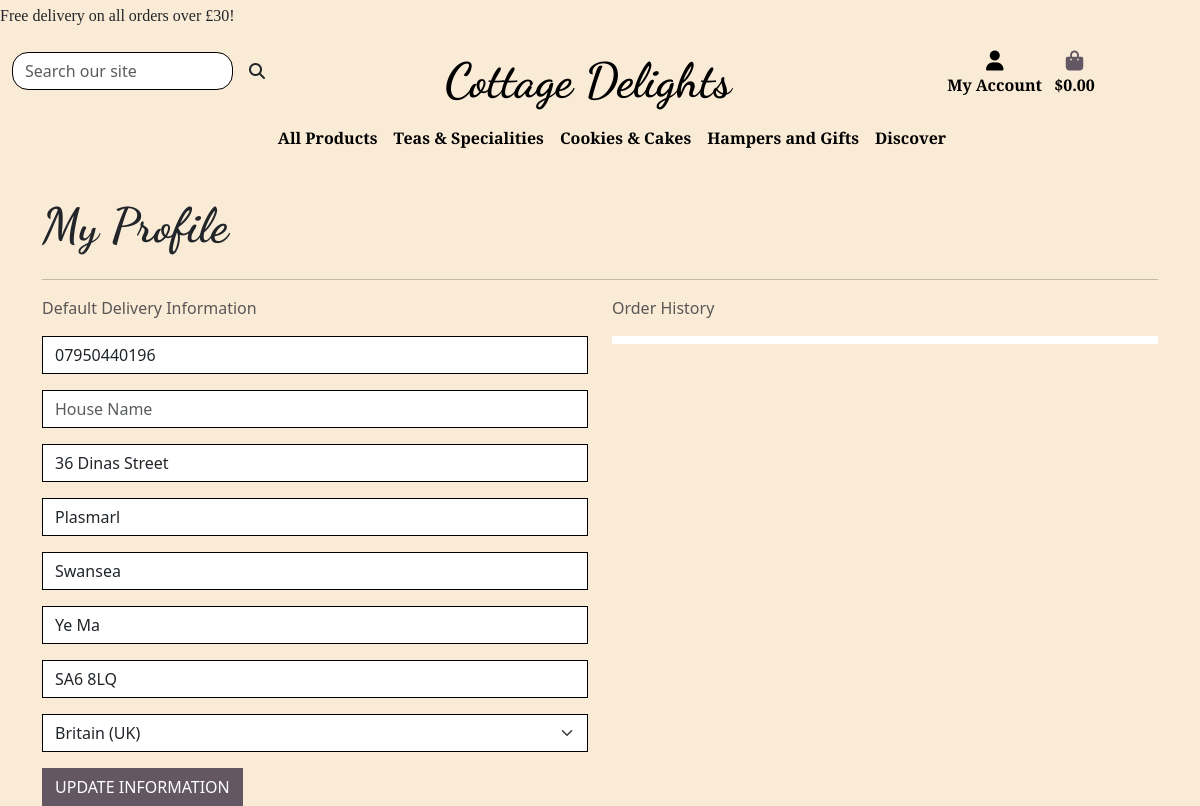
The page /userprofile/ (signed in) on the database as committed earlier.
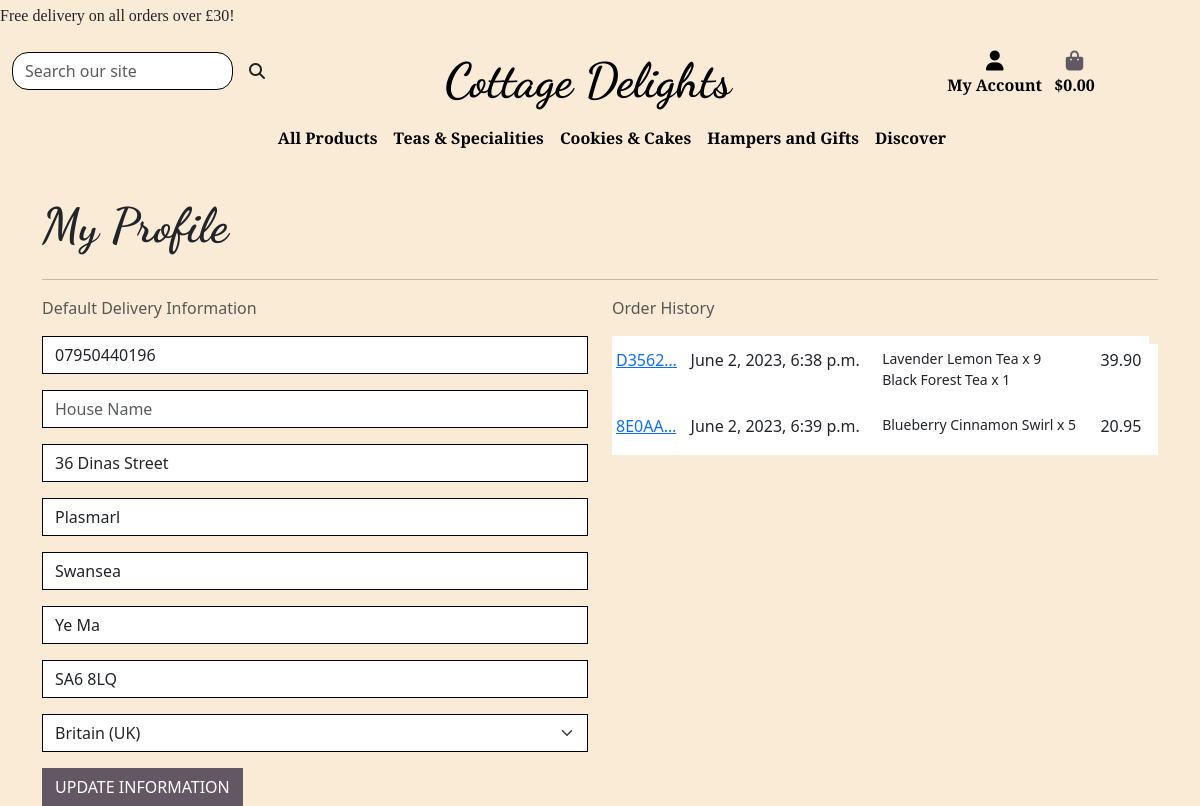
The same page on the database as committed later.
### checkout/models.py (models this page shows, shortened)
class OrderRecord(models.Model):
    order_number = models.CharField(max_length=50, null=False, editable=False)
    userprofile = models.ForeignKey(
        UserProfile, on_delete=models.SET_NULL,
        null=True, blank=True, related_name='orders')
    full_name = models.CharField(max_length=65, null=False, blank=False)
    email = models.EmailField(max_length=300, null=False, blank=False)
    phone_number = models.CharField(max_length=20, null=True, blank=True)
    house_name = models.CharField(max_length=30, null=True, blank=True)
    address_line_1 = models.CharField(max_length=80, null=False, blank=False)
    address_line_2 = models.CharField(max_length=80, null=True, blank=True)
    town_city = models.CharField(max_length=40, null=False, blank=False)
    county = models.CharField(max_length=40, null=True, blank=True)
    country = CountryField(blank_label='Country *', null=False, blank=False)
    postcode = models.CharField(max_length=10, null=False, blank=False)
    shopping_cart = models.TextField(null=False, blank=False, default='')
    order_total = models.DecimalField(
        max_digits=10, decimal_places=2, null=False, default=0)
    delivery_cost = models.DecimalField(
        max_digits=6, decimal_places=2, null=False, default=0)
    grand_total = models.DecimalField(
        max_digits=10, decimal_places=2, default=0)
    date = models.DateTimeField(auto_now_add=True)
    stripe_pid = models.CharField(
        max_length=254, null=False, blank=False, default='')

class OrderLineItem(models.Model):
    order = models.ForeignKey(
        OrderRecord, null=False, blank=False,
        on_delete=models.CASCADE, related_name='lineitems')
    product = models.ForeignKey(
        Product, null=False, blank=False, on_delete=models.CASCADE)
    quantity = models.IntegerField(null=False, blank=False, default=0)
    lineitem_total = models.DecimalField(
        max_digits=6, decimal_places=2,
        null=False, blank=False, editable=False)

### products/models.py (models this page shows, shortened)
class Product(models.Model):
    category = models.ForeignKey(
        'category', null=True, blank=True, on_delete=models.SET_NULL)
    sku = models.CharField(max_length=100)
    name = models.CharField(max_length=250, null=True, blank=True)
    description = models.TextField()
    ingredients = models.CharField(max_length=450)
    weight = models.CharField(max_length=10, null=True, blank=True)
    storage = models.TextField(null=True, blank=True)
    price = models.DecimalField(max_digits=6, decimal_places=2)
    rating = models.DecimalField(
        max_digits=6, decimal_places=2, null=True, blank=True)
    image_url = models.URLField(max_length=1024, null=True, blank=True)
    image = models.ImageField(null=True, blank=True)

### userprofile/views.py (the view)
# urls.py: path('userprofile/', include('userprofile.urls')),
@login_required
def userprofile(request):
    profile = get_object_or_404(UserProfile, user=request.user)
    if request.method == 'POST':
        form = UserProfileForm(request.POST, instance=profile)
        if form.is_valid():
            form.save()
        else:
            messages.error(request, 'Failed to Add')
    else:
        form = UserProfileForm(instance=profile)
    orders = profile.orders.all()
    template = 'userprofile/profile.html'
    context = {
        'form': form,
        'orders': orders,
        'on_profile_page': True
    }
    return render(request, template, context)

### userprofile/forms.py
class UserProfileForm(forms.ModelForm):
    class Meta:
        model = UserProfile
        exclude = ('user',)
    def __init__(self, *args, **kwargs):
        super().__init__(*args, **kwargs)
        placeholders = {
            'default_phone_number': 'Phone Number',
            'default_house_name': 'House Name',
            'default_postcode': 'Postal Code',
            'default_town_city': 'Town or City',
            'default_address_line_1': 'Address Line 1',
            'default_address_line_2': 'Address Line 2',
            'default_county': 'County or State',
        }
        self.fields['default_phone_number'].widget.attrs['autofocus'] = True
        for field in self.fields:
            if field != 'default_country':
                if self.fields[field].required:
                    placeholder = f'{placeholders[field]} *'
                else:
                    placeholder = placeholders[field]
                self.fields[field].widget.attrs['placeholder'] = placeholder
            self.fields[field].widget.attrs[
                'class'] = 'border-black rounded-0 profile-form-input'
            self.fields[field].label = False

### userprofile/templates/userprofile/profile.html (shortened to what this page needs)
{% extends "base.html" %}
{% load static %}
{% block page_header %}
    <div class="container header-container">
    </div>
{% endblock %}
{% block content %}
    <div class="overlay"></div>
    <div class="container">
        <div class="row">
            <div class="col">
                <h2 class="logo-font mb-4">My Profile</h2>
                <hr>
            </div>
        </div>
        <div class="row">
            <div class="col-12 col-lg-6">
                <p class="text-muted">Default Delivery Information</p>
                <form class="mt-3" action="{% url 'userprofile' %}" method="POST" id="profile-update-form">
                    {{ form|crispy }}
                    <button class="btn btn-black rounded-0 text-uppercase float-right">Update Information</button>
                </form>
            </div>
            <div class="col-12 col-lg-6">
                <p class="text-muted">Order History</p>
                <div class="order-history table-responsive">
                    <table class="table table-sm table-borderless">
                        <thead>
                            <tr>
                                <th></th>
                                <th></th>
                                <th></th>
                                <th></th>
                            </tr>
                        </thead>
                        <tbody>
                            {% for order in orders %}
                            <tr>
                                <td>
                                    <a href="{% url 'order_history' order.order_number %}" title="{{ order.order_number }}">{{ order.order_number|truncatechars:6 }}</a>
                                </td>
                                <td>{{ order.date }}</td>
                                <td>
                                    <ul class="list-unstyled">
                                        {% for item in order.lineitems.all %}
                                        <li class="small">
                                        {{ item.product.name }} x {{ item.quantity }}
                                        </li>
                                        {% endfor %}
                                    </ul>
                                </td>
                                <td>{{ order.grand_total }}</td>
                                <td></td>
                            </tr>
                            {% endfor %}
                        </tbody>
                    </table>
                </div>
            </div>
        </div>
{% endblock %}

Rows that differ between the two databases and show on the page:
added OrderRecord: order_number "D3562…", date "June 2, 2023, 6:38 p.m.", grand_total "39.90"
added OrderLineItem: product.name "Lavender Lemon Tea", quantity "9", shown under "D3562…"
added OrderLineItem: product.name "Black Forest Tea", quantity "1", shown under "D3562…"
added OrderRecord: order_number "8E0AA…", date "June 2, 2023, 6:39 p.m.", grand_total "20.95"
added OrderLineItem: product.name "Blueberry Cinnamon Swirl", quantity "5", shown under "8E0AA…"
